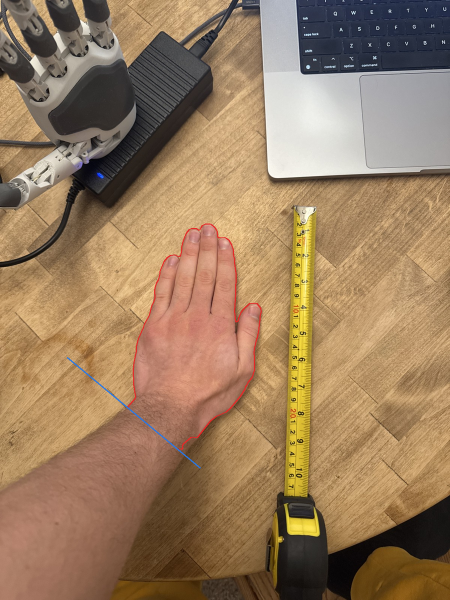
#> input picture cad/openscad/glove_hand/hand_outline_together_preview.png, 900 x 1200 px (shown at 1/2 size); its folder holds only this picture in this run
$ python outline_from_photo.py hand_outline_together_preview.png
#> lines starting #> are read from the running program, lines starting #| are printed output that depends on the picture; after the words box and inside, x2 and y2 are one past the last pixel; in counts of white or black regions, pixels touching at a corner belong together
#!/usr/bin/env python3
"""Hand outline (mm) from one top-down photo, for the glove shell.

Photo rules: hand spread fully flat on plain WHITE paper (or any plain surface
that contrasts with skin), fingers pointing to the top of the photo, wrist
toward the bottom edge, camera straight above (not at an angle). A credit card
(85.6 x 54 mm) lies flat on the same surface, not touching the hand. The card
is the scale: the script finds it as the second-largest blob and reads its
long side. Pass --mm-per-px instead if there is no card.

--tape: the hand on a wood bench (or any surface that is not skin-coloured)
next to a yellow tape measure, shot from eye height at a slant. The tape is the
scale AND the perspective: the mm-tick spacing along its edge is measured row
by row, a pitched pinhole camera (focal length from an iPhone 1x lens unless
--focal-px) is fitted to how that spacing grows toward the bottom of the
photo, and the hand mask is re-projected onto the bench plane, lifted --lift
mm (where the hand's outline edge sits). Skin is found by colour (green/blue
< 1.2: skin is pink, wood and the tape are yellow). The wrist cut is
perpendicular to the forearm, which may enter at any angle.

  python3 outline_from_photo.py ~/Downloads/hand.jpg          # writes hand_outline.scad + outline_preview.png
  python3 outline_from_photo.py --tape ../../glove_hand/refs/jake_left_hand_spread_top.jpg
  python3 outline_from_photo.py --placeholder                  # synthetic large left hand (no photo yet)
  python3 outline_from_photo.py --self-test                    # extract the synthetic photo, check the scale

Writes hand_outline.scad (hand_outline = [[x,y],...] in mm, wrist edge at
y=0, fingers toward +y; hand_source = where it came from) next to this file.
No CAD build, no app build.
"""
import argparse
import math
from pathlib import Path
import contourpy
import numpy as np
from PIL import Image, ImageDraw, ImageOps
from scipy import ndimage

HERE = Path(__file__).resolve().parent
CARD_MM = (85.60, 53.98)

def masks(gray):
    """Foreground = the Otsu class that touches the image border least."""
    hist = np.bincount(gray.ravel(), minlength=256).astype(float)
    p = hist / hist.sum()
    w = np.cumsum(p); mu = np.cumsum(p * np.arange(256))
    between = (mu[-1] * w - mu) ** 2 / np.maximum(w * (1 - w), 1e-12)
    fg = gray <= int(np.argmax(between))
    border = np.concatenate([fg[0], fg[-1], fg[:, 0], fg[:, -1]]).mean()
    if border > 0.5:
        fg = ~fg
    fg = ndimage.binary_opening(fg, iterations=2)
    labels, n = ndimage.label(fg)
    sizes = ndimage.sum(fg, labels, range(1, n + 1))
    order = np.argsort(sizes)[::-1] + 1
    hand = ndimage.binary_fill_holes(labels == order[0])
    card = ndimage.binary_fill_holes(labels == order[1]) if n > 1 else None
    return hand, card

def card_long_side_px(card):
    ys, xs = np.nonzero(card)
    pts = np.stack([xs, ys], 1).astype(float)
    pts -= pts.mean(0)
    _, vecs = np.linalg.eigh(np.cov(pts.T))
    proj = pts @ vecs
    sides = sorted(proj.max(0) - proj.min(0) + 1)
    ratio = sides[1] / sides[0]
    if not 1.35 < ratio < 1.85:   # a card is 1.59; anything else is not the card
        raise SystemExit(f'second blob is not a card (side ratio {ratio:.2f}); retake or pass --mm-per-px')
    return sides[1]

# [36 lines left out: functions skin_mask, tape_px_per_mm, not called in this run]

class Camera:
    """Pinhole camera pitched `pitch` rad from straight down, `height` mm above the bench, no roll.
    Bench coords: X right, Y away from the camera (up the photo)."""
    def __init__(self, w, h, focal):
        self.cx, self.cy, self.f = w / 2, h / 2, focal

    # [6 lines left out: function fit, not called in this run]

    def px_per_mm(self, v, height, pitch):   # along the photo's vertical, on the bench
        phi = np.arctan((v - self.cy) / self.f)
        return self.f * np.cos(pitch - phi) ** 2 / (height * np.cos(phi) ** 2)

    # [143 lines left out: functions to_bench, to_px, rectify, wrist_row, rdp, outline and 3 more, not called in this run]

def main():
    ap = argparse.ArgumentParser(description=__doc__, formatter_class=argparse.RawDescriptionHelpFormatter)
    ap.add_argument('photo', nargs='?')
    ap.add_argument('--mm-per-px', type=float)
    ap.add_argument('--tape', action='store_true', help='scale + perspective from a tape measure (see above)')
    ap.add_argument('--focal-px', type=float, help='default: iPhone 1x, 26 mm-equivalent')
    ap.add_argument('--lift', type=float, default=10.0, help='mm above the bench where the outline edge sits')
    ap.add_argument('--skin', choices=['gb', 'rg'], default='gb', help="skin colour rule; 'rg' for warm-lit photos")
    ap.add_argument('--out', default='hand_outline', help='output stem: <out>.scad defines <out> = [...]')
    ap.add_argument('--placeholder', action='store_true')
    ap.add_argument('--self-test', action='store_true')
    a = ap.parse_args()
    if a.placeholder or a.self_test:
        img, source = synthetic(), 'PLACEHOLDER synthetic large left hand, not measured'
    elif a.photo:
        img, source = ImageOps.exif_transpose(Image.open(a.photo)), Path(a.photo).name
#> img is the input picture: PIL image 900x1200 RGB; mean R, G, B 154.2, 125.5, 95.4
#> source = 'hand_outline_together_preview.png'
    else:
        ap.error('give a photo, --placeholder or --self-test')
    if a.tape:
        rgb = np.asarray(img.convert('RGB'))
        cam = Camera(img.width, img.height, a.focal_px or math.hypot(*img.size) * 26 / 43.27)
        cam.fit(tape_px_per_mm(rgb))
        rect, cut, to_px = rectify(skin_mask(rgb, a.skin), cam, a.lift)
        mm = outline(rect, 0.25, cut)
        w, h = write(mm, f'{source} (tape, perspective-corrected)', a.out)
        preview(img, mm, to_px, a.out)
        print(f'{source}: camera {cam.height:.0f} mm up, pitched {math.degrees(cam.pitch):.1f} deg '
              f'(tick fit rms {cam.rms:.3f} px/mm); outline {w:.1f} mm wide x {h:.1f} mm wrist-to-tip, '
              f'{len(mm)} points -> {a.out}.scad')
        return
    gray = np.asarray(img.convert('L'))
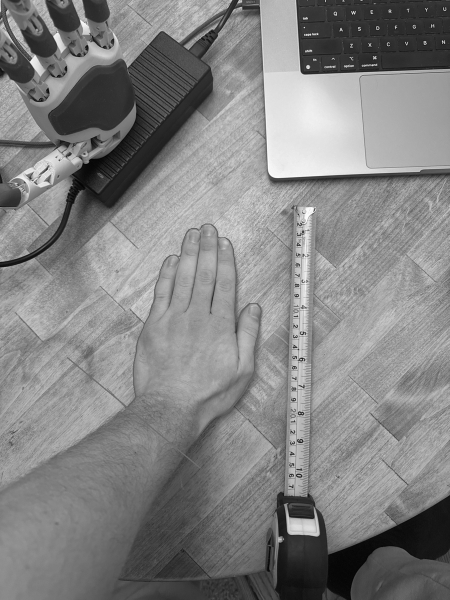
#> gray: shape (1200, 900) (shown at 1/2 size); min 0, max 255, mean 130.7
    hand, card = masks(gray)
#> in masks, `hist = np.bincount(gray.ravel(), minlength=256).astype(float)`: hist = 256 values, max 12843 at index 161, min 1 at index 0, mean 4218.8
#> in masks, `p = hist / hist.sum()`: p = 256 values, max 0.0119 at index 161, min 9.26e-07 at index 0, mean 0.00391
#> in masks, `w = np.cumsum(p)`: w = 256 values from 9.26e-07 to 1
#> in masks, `mu = np.cumsum(p * np.arange(256))`: mu = 256 values from 0 to 130.7
#> in masks, `between = (mu[-1] * w - mu) ** 2 / np.maximum(w * (1 - w), 1e-12)`: between = 256 values, max 1737.2 at index 109, min 8.08e-16 at index 255, mean 876
#> in masks, `fg = gray <= int(np.argmax(between))`:
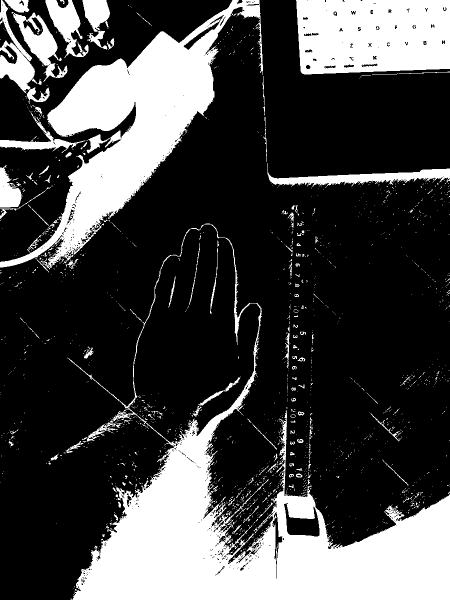
#> fg: shape (1200, 900) bool (shown at 1/2 size); 27.6% white; 1803 white regions (1660 under 20 px), largest, box (x1, y1, x2, y2) and area: (135, 447, 900, 1200) 135540, (0, 0, 526, 539) 78101, (592, 0, 900, 149) 42262
#> in masks, `border = np.concatenate([fg[0], fg[-1], fg[:, 0], fg[:, -1]]).mean()`: border = 0.435
#> in masks, `fg = ndimage.binary_opening(fg, iterations=2)`:
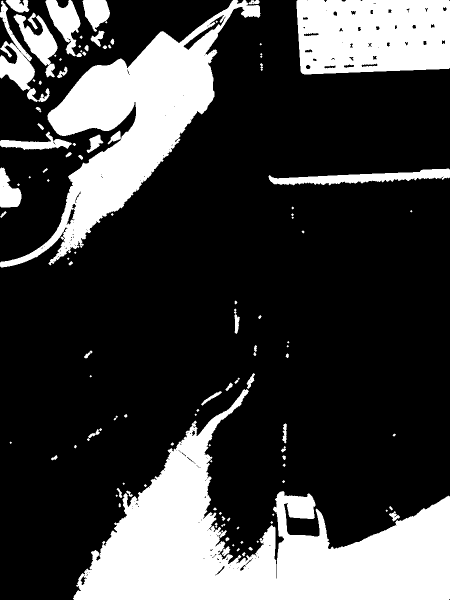
#> fg: shape (1200, 900) bool (shown at 1/2 size); 25.5% white; 111 white regions (35 under 20 px), largest, box (x1, y1, x2, y2) and area: (146, 778, 900, 1200) 125953, (0, 0, 521, 535) 75044, (593, 0, 900, 149) 42111
#> in masks, `labels, n = ndimage.label(fg)`:
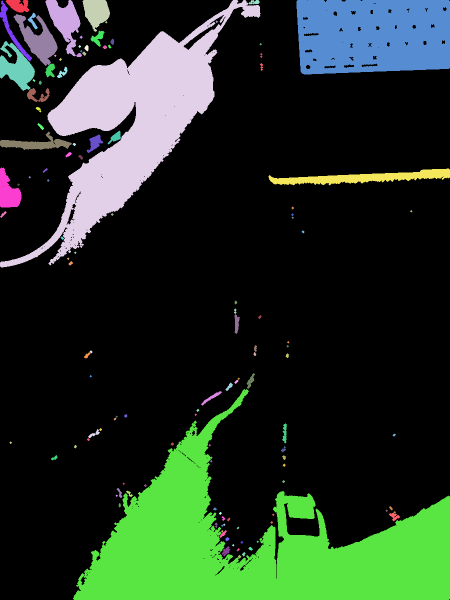
#> labels: shape (1200, 900) int32 (shown at 1/2 size); 127 distinct labels, from 0 to 126; one colour per label, 0 black
#> in masks, `labels, n = ndimage.label(fg)`: n = 126
#> in masks, `sizes = ndimage.sum(fg, labels, range(1, n + 1))`: sizes = 126 values, max 125819 at index 73, min 13 at index 9, mean 2182
#> in masks, `order = np.argsort(sizes)[::-1] + 1`: order = 126 values, max 126 at index 61, min 1 at index 11, mean 63.5
#> in masks, `hand = ndimage.binary_fill_holes(labels == order[0])`:
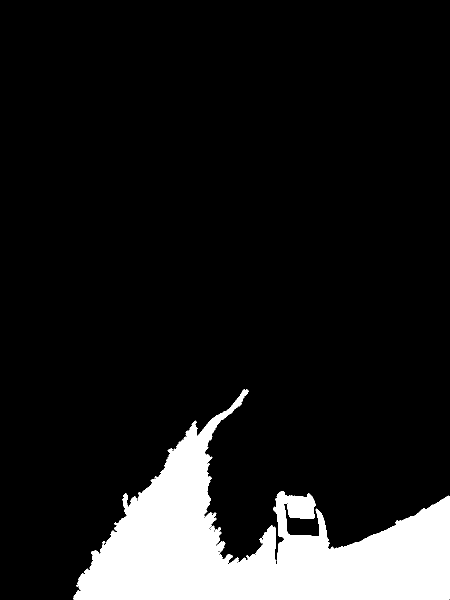
#> hand: shape (1200, 900) bool (shown at 1/2 size); 11.7% white; 1 white region, box (x1, y1, x2, y2) and area: (146, 778, 900, 1200) 126348
#> in masks, `card = ndimage.binary_fill_holes(labels == order[1]) if n > 1 else None`:
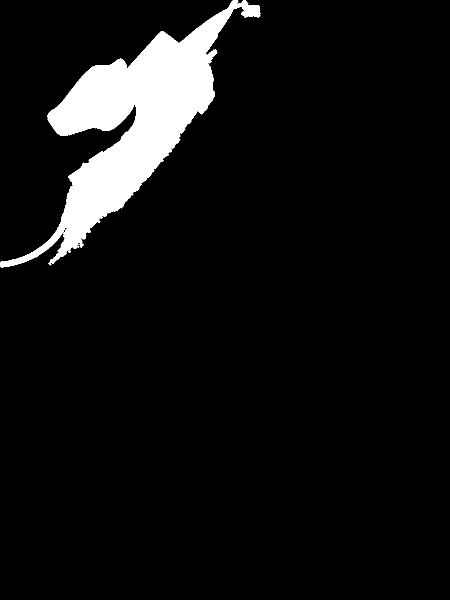
#> card: shape (1200, 900) bool (shown at 1/2 size); 7% white; 1 white region, box (x1, y1, x2, y2) and area: (0, 0, 521, 535) 75845
    if a.mm_per_px:
        mm_per_px = a.mm_per_px
    elif card is not None:
        mm_per_px = CARD_MM[0] / card_long_side_px(card)
#> in card_long_side_px, `pts = np.stack([xs, ys], 1).astype(float)`: pts = 75845 pairs, first value 0 to 520, second value 0 to 534
#> in card_long_side_px, `pts -= pts.mean(0)`: pts = 75845 pairs, first value -265.3 to 254.7, second value -244.3 to 289.7
#> in card_long_side_px, `_, vecs = np.linalg.eigh(np.cov(pts.T))`: vecs = [[-0.804, -0.594], [-0.594, 0.804]]
#> in card_long_side_px, `proj = pts @ vecs`: proj = 75845 pairs, first value -103.2 to 146.2, second value -337.4 to 389.5
#> in card_long_side_px, `sides = sorted(proj.max(0) - proj.min(0) + 1)`: sides = [250.4, 727.9]
#> in card_long_side_px, `ratio = sides[1] / sides[0]`: ratio = 2.91
    else:
        raise SystemExit('no card found; pass --mm-per-px')
    mm = outline(hand, mm_per_px)
    if a.self_test:
        err = abs(mm_per_px - 0.25) / 0.25
        w, h = np.ptp(mm, 0)
        assert err < 0.01, f'card scale off by {err:.1%}'
        assert 170 < w < 200 and 185 < h < 215, (w, h)
        print(f'self-test ok: scale error {err:.2%}, outline {w:.1f} x {h:.1f} mm, {len(mm)} points')
        return
    w, h = write(mm, source)
    cut = wrist_row(hand)
    cx = (lambda c: (c.max() + c.min()) / 2)(np.nonzero(hand.any(0))[0])
    preview(img, mm, lambda x, y: (x / mm_per_px + cx, cut - y / mm_per_px))
    print(f'{source}: {mm_per_px:.4f} mm/px, outline {w:.1f} mm wide x {h:.1f} mm wrist-to-tip, '
          f'{len(mm)} points -> hand_outline.scad, outline_preview.png')

if __name__ == '__main__':
#> (the run stopped early here; a loop or call above may not have finished)
